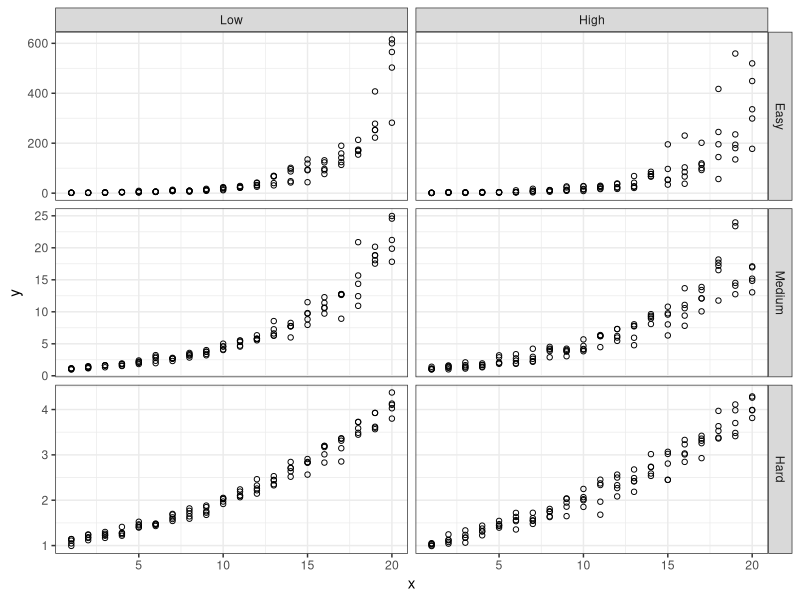
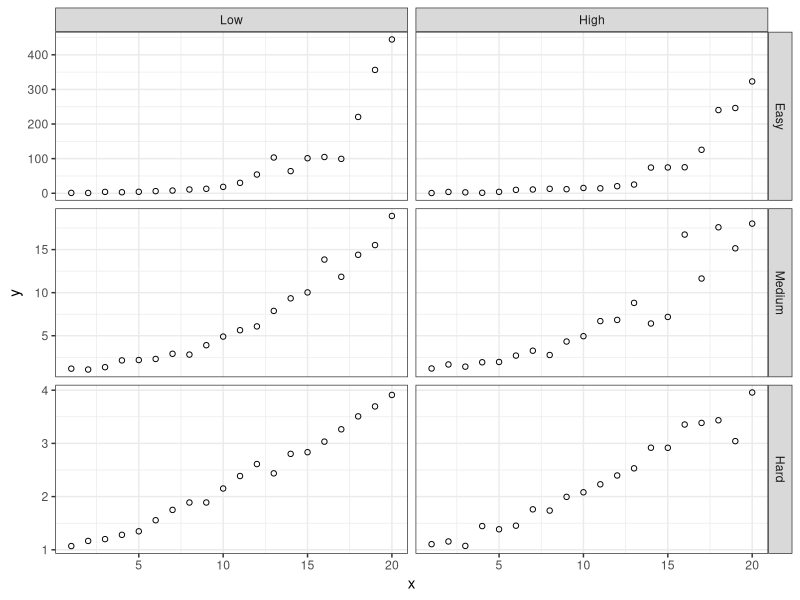

Source code (R) for these figures, in order: (Note: a time limit stopped this script after it produced the figures.)
## ---- chunk 1
knitr::opts_chunk$set(echo = T, out.width = "100%", dpi = 300, message = F)
library(knitr)
require(tidyverse)
require(gridExtra)
require(scales)
library(purrr)

# Exponential ---------------------------------------------------------------------------------------
simulate.exponential <- 
  function(N, xRange = c(1,N), nReps, beta, muErr, sdErr, errorType, ...){
    
    exp.data <- data.frame(x = rep(seq(xRange[1], xRange[2], length.out = N), nReps), y = NA)
    
    theta <- 0
    
    if(errorType %in% c("Mult", "mult", "Multiplicative", "multiplicative")){
      # alpha <- sqrt(1/(exp(2*sdErr^2)-exp(sdErr^2)))
      alpha <- 1/(exp((sdErr^2)/2))
      exp.data$y <- alpha*exp(beta*exp.data$x + rnorm(N*nReps, muErr, sdErr)) + theta
    } else { 
      alpha <- 1
      if(errorType %in% c("Add", "add", "Additive", "additive")){
        exp.data$y <- alpha*exp(beta*exp.data$x) + theta + rnorm(N*nReps, muErr, sdErr)
      }
    }
    
    return(exp.data)
  }

# Quadratic ------------------------------------------------------------------------

simulate.quadratic <- 
  function(N, nReps, xRange = c(1,N), beta0, beta1, beta2, muErr, sdErr, ...){
    
    quad.data <- data.frame(x = rep(seq(xRange[1], xRange[2], length.out = N), nReps), y = NA)
    quad.data$y <- beta0 + beta1*quad.data$x + beta2*quad.data$x^2 + rnorm(N*nReps, muErr, sdErr)
    
    return(quad.data)
  }

# Overall Simulation Function ----------------------------------------------------------------

simulate.data <- 
  function(simulateFunction, ...){
    sim.data <- simulateFunction(...)
  }

# Evaluate Fit ---------------------------------------------------------------------

calcLOF <- 
  function(sim.data){
    if(nrow(sim.data)/length(unique(sim.data$x)) > 1){
    lof.mod <- lm(y ~ as.factor(x), data = sim.data)
    lof <- anova(lof.mod) %>% 
      broom::tidy() %>%
      filter(term == "as.factor(x)") %>%
      select(statistic)
    } else {
      lof.mod <- NULL
      lof <- NULL
    }
    return(lof)
  }
## ---- chunk 2
#Identify parameters
parmCombos <- data.frame(Curvature = c("Hard", "Hard", "Medium", "Medium", "Easy", "Easy"),
                         Variability = c("Low", "High", "Low", "High", "Low", "High"),
                         beta  = c(0.07, 0.07, 0.15, 0.15, 0.3, 0.3),
                         sdErr = c(0.05, 0.07, 0.12, 0.18, 0.3, 0.5)
                         )
parmCombos %>% kable(format = "pandoc")
## ---- chunk 3
sim.data.all <- data.frame("x" = NA, "y" = NA, "Curvature" = NA, "Variability" = NA)
for(k in 1:nrow(parmCombos)){
  sim.data.new <- simulate.data(simulateFunction = simulate.exponential, 
                                N = 20, 
                                nReps = 5,
                                xRange = c(1,20), 
                                
                                # Exponential Parameters
                                alpha = 1,
                                beta = parmCombos[k, "beta"], 
                                theta = 0,
                                
                                # Quadratic Parameters
                                beta0 = 0,
                                beta1 = 0, 
                                beta2 = 0.01,
                                
                                muErr = 0, 
                                sdErr = parmCombos[k, "sdErr"],
                                errorType = "mult")
  sim.data.new$Curvature <- parmCombos[k, "Curvature"]
  sim.data.new$Variability <- parmCombos[k, "Variability"]
  sim.data.all <- rbind(sim.data.all, sim.data.new)
}

sim.data.all[-1,] %>%
  mutate(Curvature = factor(Curvature, levels = c("Easy", "Medium", "Hard"))) %>%
  mutate(Variability = factor(Variability, levels = c("Low", "High"))) %>%
  ggplot(aes(x = x, y = y)) +
  geom_point(shape = 1) +
  theme_bw() +
  facet_grid(Curvature ~ Variability, scale = "free_y")
## ---- chunk 4
sim.data.all <- data.frame("x" = NA, "y" = NA, "Curvature" = NA, "Variability" = NA)
for(k in 1:nrow(parmCombos)){
  sim.data.new <- simulate.data(simulateFunction = simulate.exponential, 
                                N = 20, 
                                nReps = 1,
                                xRange = c(1,20), 
                                
                                # Exponential Parameters
                                alpha = 1,
                                beta = parmCombos[k, "beta"], 
                                theta = 0,
                                
                                # Quadratic Parameters
                                beta0 = 0,
                                beta1 = 0, 
                                beta2 = 0.01,
                                
                                muErr = 0, 
                                sdErr = parmCombos[k, "sdErr"],
                                errorType = "mult")
  sim.data.new$Curvature <- parmCombos[k, "Curvature"]
  sim.data.new$Variability <- parmCombos[k, "Variability"]
  sim.data.all <- rbind(sim.data.all, sim.data.new)
}

sim.data.all[-1,] %>%
  mutate(Curvature = factor(Curvature, levels = c("Easy", "Medium", "Hard"))) %>%
  mutate(Variability = factor(Variability, levels = c("Low", "High"))) %>%
  ggplot(aes(x = x, y = y)) +
  geom_point(shape = 1) +
  theme_bw() +
  facet_grid(Curvature ~ Variability, scale = "free_y")
## ---- chunk 5
lofStats <- data.frame("LOF" = NA, "Curvature" = NA, "Variability" = NA)
for(k in 1:nrow(parmCombos)){
  sim.data_0.1 <- replicate(n = 1000,
                            simulate.data(simulateFunction = simulate.exponential, 
                                          N = 20, 
                                          nReps = 10,
                                          xRange = c(1,20), 
                                          
                                          # Exponential Parameters
                                          alpha = 1,
                                          beta = parmCombos[k, "beta"], 
                                          theta = 0,
                                          
                                          # Quadratic Parameters
                                          beta0 = 0,
                                          beta1 = 0, 
                                          beta2 = 0.01,
                                          
                                          muErr = 0, 
                                          sdErr = parmCombos[k, "sdErr"],
                                          errorType = "mult"), 
                            simplify = FALSE)
  lofStats.new <- map(sim.data_0.1, calcLOF) %>% unlist() %>% as.matrix() %>% as.data.frame()
  colnames(lofStats.new) <- c("LOF")
  lofStats.new$Curvature <- parmCombos[k, "Curvature"]
  lofStats.new$Variability <- parmCombos[k, "Variability"]
  lofStats <- rbind(lofStats, lofStats.new)
}

# Compare Varability within Curvature
lofStats[-1,] %>%
  mutate(Curvature = factor(Curvature, levels = c("Easy", "Medium", "Hard"))) %>%
  mutate(Variability = factor(Variability, levels = c("Low", "High"))) %>%
  ggplot(aes(x = LOF, fill = Variability, color = Variability)) +
  geom_density(alpha = 0.7) +
  scale_fill_brewer(palette = "Paired") + 
  scale_color_brewer(palette = "Paired") + 
  theme_bw() +
  facet_wrap(~Curvature, scale = "free") + 
  ggtitle("Lack of Fit by Difficulty Level \n Exponential with Multiplicative Error")

# Compare Curvature within Varability
lofStats[-1,] %>%
  mutate(Curvature = factor(Curvature, levels = c("Easy", "Medium", "Hard"))) %>%
  mutate(Variability = factor(Variability, levels = c("Low", "High"))) %>%
  ggplot(aes(x = LOF, fill = Curvature, color = Curvature)) +
  geom_density(alpha = 0.7) +
  scale_fill_brewer(palette = "Paired") + 
  scale_color_brewer(palette = "Paired") + 
  theme_bw() +
  facet_wrap(~Variability, scale = "free") + 
  ggtitle("Lack of Fit by Difficulty Level \n Exponential with Multiplicative Error")
